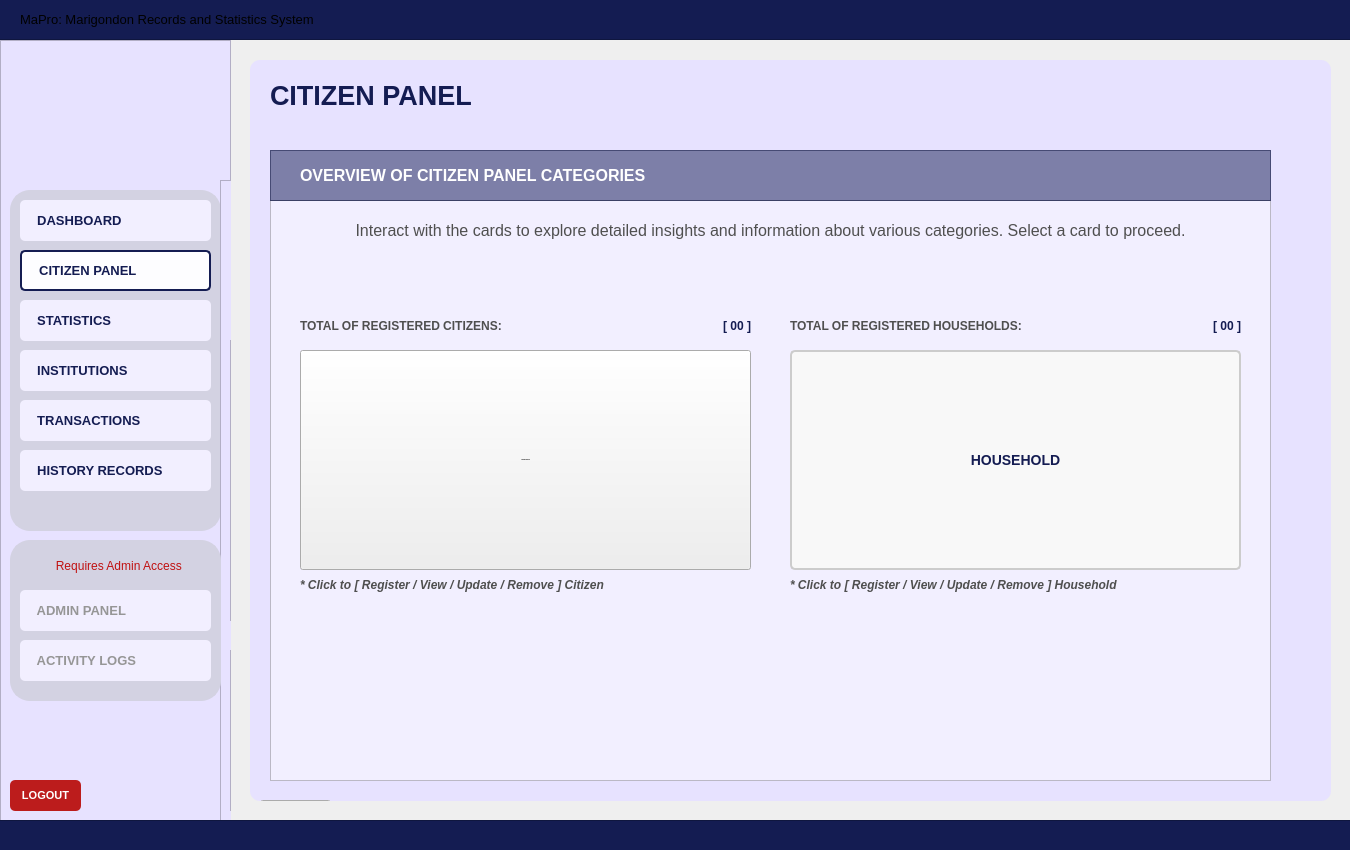
 <widget class="QWidget" name="User_dashboardWidget">
  <property name="geometry">
   <rect>
    <x>0</x>
    <y>0</y>
    <width>1350</width>
    <height>850</height>
   </rect>
  </property>
  <property name="sizePolicy">
   <sizepolicy hsizetype="Fixed" vsizetype="Fixed">
    <horstretch>0</horstretch>
    <verstretch>0</verstretch>
   </sizepolicy>
  </property>
  <property name="maximumSize">
   <size>
    <width>1350</width>
    <height>850</height>
   </size>
  </property>
  <property name="windowTitle">
   <string>Form</string>
  </property>
  <property name="styleSheet">
   <string notr="true">#User_dashboardWidget{
	background-color: #f2efff;
}</string>
  </property>
  <widget class="QFrame" name="baseNavFrame">
   <property name="geometry">
    <rect>
     <x>0</x>
     <y>40</y>
     <width>231</width>
     <height>781</height>
    </rect>
   </property>
   <property name="styleSheet">
    <string notr="true">#baseNavFrame {
	background-color: #e7e2ff;
}</string>
   </property>
   <property name="frameShape">
    <enum>QFrame::Shape::StyledPanel</enum>
   </property>
   <property name="frameShadow">
    <enum>QFrame::Shadow::Raised</enum>
   </property>
   <widget class="QFrame" name="baseNavFramesub1">
    <property name="geometry">
     <rect>
      <x>10</x>
      <y>150</y>
      <width>211</width>
      <height>341</height>
     </rect>
    </property>
    <property name="autoFillBackground">
     <bool>false</bool>
    </property>
    <property name="styleSheet">
     <string notr="true">#baseNavFramesub1{
	background-color: #d3d2e2;
	border-radius: 20px;
	border: 2px solid #d3d2e2;
	opacity: 0.1;
}</string>
    </property>
    <property name="frameShape">
     <enum>QFrame::Shape::StyledPanel</enum>
    </property>
    <property name="frameShadow">
     <enum>QFrame::Shadow::Raised</enum>
    </property>
    <widget class="QPushButton" name="nav_buttonDashboard">
     <property name="geometry">
      <rect>
       <x>10</x>
       <y>10</y>
       <width>191</width>
       <height>41</height>
      </rect>
     </property>
     <property name="font">
      <font>
       <family>Arial</family>
       <pointsize>10</pointsize>
       <bold>true</bold>
      </font>
     </property>
     <property name="cursor">
      <cursorShape>PointingHandCursor</cursorShape>
     </property>
     <property name="layoutDirection">
      <enum>Qt::LayoutDirection::LeftToRight</enum>
     </property>
     <property name="styleSheet">
      <string notr="true">#nav_buttonDashboard {
    background-color: #f2efff;
    color: #141c52;
    border-radius: 5px;
	text-align: left;
	padding: 10px;
}
#nav_buttonDashboard:hover {
    background-color: #fdfdff; /* Slightly lighter blue when hovered */
}
#nav_buttonDashboard:pressed {
    background-color: #e7e5f4; /* Darker blue when clicked */
}</string>
     </property>
     <property name="text">
      <string>  DASHBOARD</string>
     </property>
     <property name="icon">
      <iconset>
       <normaloff>../../Assets/Icons/icon_dashboard.svg</normaloff>../../Assets/Icons/icon_dashboard.svg</iconset>
     </property>
     <property name="iconSize">
      <size>
       <width>30</width>
       <height>30</height>
      </size>
     </property>
    </widget>
    <widget class="QPushButton" name="nav_buttonCitizenPanel">
     <property name="geometry">
      <rect>
       <x>10</x>
       <y>60</y>
       <width>191</width>
       <height>41</height>
      </rect>
     </property>
     <property name="font">
      <font>
       <family>Arial</family>
       <pointsize>10</pointsize>
       <bold>true</bold>
      </font>
     </property>
     <property name="cursor">
      <cursorShape>PointingHandCursor</cursorShape>
     </property>
     <property name="styleSheet">
      <string notr="true">#nav_buttonCitizenPanel {
    background-color: #fdfdff;
    color: #141c52;
    border-radius: 5px;
	border: 2px solid #141c52; 
	text-align: left;
    padding: 10px; /* Optional: Adjusts spacing inside the button */
}
</string>
     </property>
     <property name="text">
      <string>  CITIZEN PANEL</string>
     </property>
     <property name="icon">
      <iconset>
       <normaloff>../../Assets/Icons/icon_citizenprofiles.svg</normaloff>../../Assets/Icons/icon_citizenprofiles.svg</iconset>
     </property>
     <property name="iconSize">
      <size>
       <width>30</width>
       <height>30</height>
      </size>
     </property>
    </widget>
    <widget class="QPushButton" name="nav_buttonStatistics">
     <property name="geometry">
      <rect>
       <x>10</x>
       <y>110</y>
       <width>191</width>
       <height>41</height>
      </rect>
     </property>
     <property name="font">
      <font>
       <family>Arial</family>
       <pointsize>10</pointsize>
       <bold>true</bold>
      </font>
     </property>
     <property name="cursor">
      <cursorShape>PointingHandCursor</cursorShape>
     </property>
     <property name="styleSheet">
      <string notr="true">#nav_buttonStatistics {
    background-color: #f2efff;
    color: #141c52;
    border-radius: 5px;
	text-align: left;
    padding: 10px; /* Optional: Adjusts spacing inside the button */
}
#nav_buttonStatistics:hover {
    background-color: #fdfdff; /* Slightly lighter blue when hovered */
}
#nav_buttonStatistics:pressed {
    background-color: #e7e5f4; /* Darker blue when clicked */
}
</string>
     </property>
     <property name="text">
      <string>  STATISTICS</string>
     </property>
     <property name="icon">
      <iconset>
       <normaloff>../../Assets/Icons/icon_statistics.svg</normaloff>../../Assets/Icons/icon_statistics.svg</iconset>
     </property>
     <property name="iconSize">
      <size>
       <width>30</width>
       <height>30</height>
      </size>
     </property>
    </widget>
    <widget class="QPushButton" name="nav_buttonTransactions">
     <property name="geometry">
      <rect>
       <x>10</x>
       <y>210</y>
       <width>191</width>
       <height>41</height>
      </rect>
     </property>
     <property name="font">
      <font>
       <family>Arial</family>
       <pointsize>10</pointsize>
       <bold>true</bold>
      </font>
     </property>
     <property name="cursor">
      <cursorShape>PointingHandCursor</cursorShape>
     </property>
     <property name="styleSheet">
      <string notr="true">#nav_buttonTransactions {
    background-color: #f2efff;
    color: #141c52;
    border-radius: 5px;
	text-align: left;
    padding: 10px; /* Optional: Adjusts spacing inside the button */
}
#nav_buttonTransactions:hover {
    background-color: #fdfdff; /* Slightly lighter blue when hovered */
}
#nav_buttonTransactions:pressed {
    background-color: #e7e5f4; /* Darker blue when clicked */
}</string>
     </property>
     <property name="text">
      <string>  TRANSACTIONS</string>
     </property>
     <property name="icon">
      <iconset>
       <normaloff>../../Assets/Icons/icon_transaction.svg</normaloff>../../Assets/Icons/icon_transaction.svg</iconset>
     </property>
     <property name="iconSize">
      <size>
       <width>30</width>
       <height>30</height>
      </size>
     </property>
    </widget>
    <widget class="QPushButton" name="nav_buttonInstitutions">
     <property name="geometry">
      <rect>
       <x>10</x>
       <y>160</y>
       <width>191</width>
       <height>41</height>
      </rect>
     </property>
     <property name="font">
      <font>
       <family>Arial</family>
       <pointsize>10</pointsize>
       <bold>true</bold>
      </font>
     </property>
     <property name="cursor">
      <cursorShape>PointingHandCursor</cursorShape>
     </property>
     <property name="styleSheet">
      <string notr="true">#nav_buttonInstitutions {
    background-color: #f2efff;
    color: #141c52;
    border-radius: 5px;
	text-align: left;
    padding: 10px; /* Optional: Adjusts spacing inside the button */
}
#nav_buttonInstitutions:hover {
    background-color: #fdfdff; /* Slightly lighter blue when hovered */
}
#nav_buttonInstitutions:pressed {
    background-color: #e7e5f4; /* Darker blue when clicked */
}
</string>
     </property>
     <property name="text">
      <string>  INSTITUTIONS</string>
     </property>
     <property name="icon">
      <iconset>
       <normaloff>../../Assets/Icons/icon_institutions.svg</normaloff>../../Assets/Icons/icon_institutions.svg</iconset>
     </property>
     <property name="iconSize">
      <size>
       <width>30</width>
       <height>30</height>
      </size>
     </property>
    </widget>
    <widget class="QPushButton" name="nav_buttonHistoryRecords">
     <property name="geometry">
      <rect>
       <x>10</x>
       <y>260</y>
       <width>191</width>
       <height>41</height>
      </rect>
     </property>
     <property name="font">
      <font>
       <family>Arial</family>
       <pointsize>10</pointsize>
       <bold>true</bold>
      </font>
     </property>
     <property name="cursor">
      <cursorShape>PointingHandCursor</cursorShape>
     </property>
     <property name="styleSheet">
      <string notr="true">#nav_buttonHistoryRecords {
    background-color: #f2efff;
    color: #141c52;
    border-radius: 5px;
	text-align: left;
    padding: 10px; /* Optional: Adjusts spacing inside the button */
}
#nav_buttonHistoryRecords:hover {
    background-color: #fdfdff; /* Slightly lighter blue when hovered */
}
#nav_buttonHistoryRecords:pressed {
    background-color: #e7e5f4; /* Darker blue when clicked */
}</string>
     </property>
     <property name="text">
      <string>  HISTORY RECORDS</string>
     </property>
     <property name="icon">
      <iconset>
       <normaloff>../../Assets/Icons/icon_historyrecord.svg</normaloff>../../Assets/Icons/icon_historyrecord.svg</iconset>
     </property>
     <property name="iconSize">
      <size>
       <width>30</width>
       <height>30</height>
      </size>
     </property>
    </widget>
   </widget>
   <widget class="QLabel" name="nav_imageLogo">
    <property name="geometry">
     <rect>
      <x>70</x>
      <y>30</y>
      <width>91</width>
      <height>91</height>
     </rect>
    </property>
    <property name="font">
     <font>
      <family>Arial</family>
      <pointsize>18</pointsize>
      <bold>true</bold>
     </font>
    </property>
    <property name="styleSheet">
     <string notr="true">#nav_imageLogo{	
	background-color: transparent;
	color: #ffffff;
}
</string>
    </property>
    <property name="text">
     <string/>
    </property>
    <property name="pixmap">
     <pixmap>../../Assets/Images/logo_brgyClear.png</pixmap>
    </property>
    <property name="scaledContents">
     <bool>true</bool>
    </property>
   </widget>
   <widget class="QPushButton" name="logout_buttonLogout">
    <property name="geometry">
     <rect>
      <x>10</x>
      <y>740</y>
      <width>71</width>
      <height>31</height>
     </rect>
    </property>
    <property name="font">
     <font>
      <family>Arial</family>
      <pointsize>8</pointsize>
      <bold>true</bold>
     </font>
    </property>
    <property name="cursor">
     <cursorShape>PointingHandCursor</cursorShape>
    </property>
    <property name="styleSheet">
     <string notr="true">#logout_buttonLogout {
    background-color: #bc1c1c;
    color: white;
    border-radius: 5px;
    padding: 10px; /* Optional: Adjusts spacing inside the button */
}
#logout_buttonLogout:hover {
    background-color: #d82020; /* Slightly lighter blue when hovered */
}
#logout_buttonLogout:pressed {
    background-color: #8c1515; /* Darker blue when clicked */
}</string>
    </property>
    <property name="text">
     <string>LOGOUT</string>
    </property>
   </widget>
   <widget class="QFrame" name="baseNavFrame_2">
    <property name="geometry">
     <rect>
      <x>220</x>
      <y>140</y>
      <width>231</width>
      <height>781</height>
     </rect>
    </property>
    <property name="styleSheet">
     <string notr="true">background-color: #e7e2ff;</string>
    </property>
    <property name="frameShape">
     <enum>QFrame::Shape::StyledPanel</enum>
    </property>
    <property name="frameShadow">
     <enum>QFrame::Shadow::Raised</enum>
    </property>
    <widget class="QFrame" name="baseNavFramesub1_2">
     <property name="geometry">
      <rect>
       <x>10</x>
       <y>160</y>
       <width>211</width>
       <height>281</height>
      </rect>
     </property>
     <property name="autoFillBackground">
      <bool>false</bool>
     </property>
     <property name="styleSheet">
      <string notr="true">#baseNavFramesub1{
	background-color: #d3d2e2;
	border-radius: 20px;
	border: 2px solid #d3d2e2;
	opacity: 0.1;
}</string>
     </property>
     <property name="frameShape">
      <enum>QFrame::Shape::StyledPanel</enum>
     </property>
     <property name="frameShadow">
      <enum>QFrame::Shadow::Raised</enum>
     </property>
    </widget>
    <widget class="QFrame" name="baseNavFramesub2_2">
     <property name="geometry">
      <rect>
       <x>10</x>
       <y>470</y>
       <width>211</width>
       <height>161</height>
      </rect>
     </property>
     <property name="autoFillBackground">
      <bool>false</bool>
     </property>
     <property name="styleSheet">
      <string notr="true">#baseNavFramesub2{
	background-color: #d3d2e2;
	border-radius: 20px;
	border: 2px solid #d3d2e2;
	opacity: 0.1;
}</string>
     </property>
     <property name="frameShape">
      <enum>QFrame::Shape::StyledPanel</enum>
     </property>
     <property name="frameShadow">
      <enum>QFrame::Shadow::Raised</enum>
     </property>
    </widget>
    <widget class="QLabel" name="login_imageLogo_2">
     <property name="geometry">
      <rect>
       <x>70</x>
       <y>30</y>
       <width>91</width>
       <height>91</height>
      </rect>
     </property>
     <property name="font">
      <font>
       <family>Arial</family>
       <pointsize>18</pointsize>
       <bold>true</bold>
      </font>
     </property>
     <property name="styleSheet">
      <string notr="true">#login_imageLogo{	
	background-color: transparent;
	color: #ffffff;
}
</string>
     </property>
     <property name="text">
      <string/>
     </property>
     <property name="pixmap">
      <pixmap>../Assets/logo_brgyClear.png</pixmap>
     </property>
     <property name="scaledContents">
      <bool>true</bool>
     </property>
    </widget>
    <widget class="QPushButton" name="logout_buttonLogout_2">
     <property name="geometry">
      <rect>
       <x>10</x>
       <y>740</y>
       <width>71</width>
       <height>31</height>
      </rect>
     </property>
     <property name="font">
      <font>
       <family>Arial</family>
       <pointsize>8</pointsize>
       <bold>true</bold>
      </font>
     </property>
     <property name="cursor">
      <cursorShape>PointingHandCursor</cursorShape>
     </property>
     <property name="styleSheet">
      <string notr="true">#logout_buttonLogout {
    background-color: #bc1c1c;
    color: white;
    border-radius: 5px;
    padding: 10px; /* Optional: Adjusts spacing inside the button */
}
#logout_buttonLogout:hover {
    background-color: #d82020; /* Slightly lighter blue when hovered */
}
#logout_buttonLogout:pressed {
    background-color: #8c1515; /* Darker blue when clicked */
}</string>
     </property>
     <property name="text">
      <string>LOGOUT</string>
     </property>
    </widget>
   </widget>
   <widget class="QFrame" name="baseNavFramesub2">
    <property name="geometry">
     <rect>
      <x>10</x>
      <y>500</y>
      <width>211</width>
      <height>161</height>
     </rect>
    </property>
    <property name="autoFillBackground">
     <bool>false</bool>
    </property>
    <property name="styleSheet">
     <string notr="true">#baseNavFramesub2{
	background-color: #d3d2e2;
	border-radius: 20px;
	border: 2px solid #d3d2e2;
	opacity: 0.1;
}</string>
    </property>
    <property name="frameShape">
     <enum>QFrame::Shape::StyledPanel</enum>
    </property>
    <property name="frameShadow">
     <enum>QFrame::Shadow::Raised</enum>
    </property>
    <widget class="QPushButton" name="nav_buttonAdminPanel">
     <property name="geometry">
      <rect>
       <x>10</x>
       <y>50</y>
       <width>191</width>
       <height>41</height>
      </rect>
     </property>
     <property name="font">
      <font>
       <family>Arial</family>
       <pointsize>10</pointsize>
       <bold>true</bold>
      </font>
     </property>
     <property name="cursor">
      <cursorShape>ForbiddenCursor</cursorShape>
     </property>
     <property name="styleSheet">
      <string notr="true">#nav_buttonAdminPanel {
    background-color: #f2efff;
    color: #969696;
    border-radius: 5px;
	text-align: left;
    padding: 10px; /* Optional: Adjusts spacing inside the button */
}
/*#nav_buttonAdminOverview:hover {
    background-color: #fdfdff;
}
#nav_buttonAdminOverview:pressed {
    background-color: #e7e5f4; 
}*/</string>
     </property>
     <property name="text">
      <string>  ADMIN PANEL</string>
     </property>
     <property name="icon">
      <iconset>
       <normaloff>../../Assets/Icons/icon_adminoverview_off.svg</normaloff>../../Assets/Icons/icon_adminoverview_off.svg</iconset>
     </property>
     <property name="iconSize">
      <size>
       <width>30</width>
       <height>30</height>
      </size>
     </property>
    </widget>
    <widget class="QPushButton" name="nav_isLocked">
     <property name="geometry">
      <rect>
       <x>10</x>
       <y>10</y>
       <width>191</width>
       <height>31</height>
      </rect>
     </property>
     <property name="styleSheet">
      <string notr="true">#nav_isLocked{
	background-color: #d3d2e2;
	border-radius: 20px;
	border: 2px solid #d3d2e2;
	opacity: 0.1;
	color: #c01111;
}</string>
     </property>
     <property name="text">
      <string>  Requires Admin Access</string>
     </property>
     <property name="icon">
      <iconset>
       <normaloff>../../Assets/Icons/icon_isLocked.svg</normaloff>../../Assets/Icons/icon_isLocked.svg</iconset>
     </property>
     <property name="iconSize">
      <size>
       <width>20</width>
       <height>20</height>
      </size>
     </property>
    </widget>
    <widget class="QPushButton" name="nav_buttonActivityLogs">
     <property name="geometry">
      <rect>
       <x>10</x>
       <y>100</y>
       <width>191</width>
       <height>41</height>
      </rect>
     </property>
     <property name="font">
      <font>
       <family>Arial</family>
       <pointsize>10</pointsize>
       <bold>true</bold>
      </font>
     </property>
     <property name="cursor">
      <cursorShape>ForbiddenCursor</cursorShape>
     </property>
     <property name="styleSheet">
      <string notr="true">#nav_buttonActivityLogs {
    background-color: #f2efff;
    color: #969696;
    border-radius: 5px;
	text-align: left;
    padding: 10px; /* Optional: Adjusts spacing inside the button */
}
/*#nav_buttonAdminOverview:hover {
    background-color: #fdfdff;
}
#nav_buttonAdminOverview:pressed {
    background-color: #e7e5f4; 
}*/</string>
     </property>
     <property name="text">
      <string>  ACTIVITY LOGS</string>
     </property>
     <property name="icon">
      <iconset>
       <normaloff>../../Assets/Icons/icon_activitylogs_off.svg</normaloff>../../Assets/Icons/icon_activitylogs_off.svg</iconset>
     </property>
     <property name="iconSize">
      <size>
       <width>30</width>
       <height>30</height>
      </size>
     </property>
    </widget>
   </widget>
  </widget>
  <widget class="QFrame" name="border_blueLines1">
   <property name="geometry">
    <rect>
     <x>-10</x>
     <y>-1</y>
     <width>1371</width>
     <height>41</height>
    </rect>
   </property>
   <property name="styleSheet">
    <string notr="true">#border_blueLines1{
	background-color: #141c52;
}
</string>
   </property>
   <property name="frameShape">
    <enum>QFrame::Shape::StyledPanel</enum>
   </property>
   <property name="frameShadow">
    <enum>QFrame::Shadow::Raised</enum>
   </property>
   <widget class="QLabel" name="title_bodyDashboardSystemTitle">
    <property name="geometry">
     <rect>
      <x>30</x>
      <y>0</y>
      <width>471</width>
      <height>41</height>
     </rect>
    </property>
    <property name="font">
     <font>
      <family>Arial</family>
      <pointsize>10</pointsize>
      <bold>false</bold>
     </font>
    </property>
    <property name="styleSheet">
     <string notr="true">#title_bodyDashboardSystemTitle {
	background-color: transparent;
	color: #white;
}
</string>
    </property>
    <property name="text">
     <string>MaPro: Marigondon Records and Statistics System</string>
    </property>
    <property name="alignment">
     <set>Qt::AlignmentFlag::AlignLeading|Qt::AlignmentFlag::AlignLeft|Qt::AlignmentFlag::AlignVCenter</set>
    </property>
   </widget>
  </widget>
  <widget class="QFrame" name="border_blueLines2">
   <property name="geometry">
    <rect>
     <x>-10</x>
     <y>820</y>
     <width>1381</width>
     <height>31</height>
    </rect>
   </property>
   <property name="styleSheet">
    <string notr="true">#border_blueLines2{
	background-color: #141c52;
}
</string>
   </property>
   <property name="frameShape">
    <enum>QFrame::Shape::StyledPanel</enum>
   </property>
   <property name="frameShadow">
    <enum>QFrame::Shadow::Raised</enum>
   </property>
  </widget>
  <widget class="QFrame" name="baseBodyFrame">
   <property name="geometry">
    <rect>
     <x>250</x>
     <y>60</y>
     <width>1081</width>
     <height>741</height>
    </rect>
   </property>
   <property name="styleSheet">
    <string notr="true">#baseBodyFrame {
	background-color: #e7e2ff;
	border: none;
	border-radius: 10px;
}</string>
   </property>
   <property name="frameShape">
    <enum>QFrame::Shape::StyledPanel</enum>
   </property>
   <property name="frameShadow">
    <enum>QFrame::Shadow::Raised</enum>
   </property>
   <widget class="QPushButton" name="logout_buttonLogout_3">
    <property name="geometry">
     <rect>
      <x>10</x>
      <y>740</y>
      <width>71</width>
      <height>31</height>
     </rect>
    </property>
    <property name="font">
     <font>
      <family>Arial</family>
      <pointsize>8</pointsize>
      <bold>true</bold>
     </font>
    </property>
    <property name="cursor">
     <cursorShape>PointingHandCursor</cursorShape>
    </property>
    <property name="styleSheet">
     <string notr="true">#logout_buttonLogout {
    background-color: #bc1c1c;
    color: white;
    border-radius: 5px;
    padding: 10px; /* Optional: Adjusts spacing inside the button */
}
#logout_buttonLogout:hover {
    background-color: #d82020; /* Slightly lighter blue when hovered */
}
#logout_buttonLogout:pressed {
    background-color: #8c1515; /* Darker blue when clicked */
}</string>
    </property>
    <property name="text">
     <string>LOGOUT</string>
    </property>
   </widget>
   <widget class="QLabel" name="title_bodyBusiness">
    <property name="geometry">
     <rect>
      <x>20</x>
      <y>20</y>
      <width>381</width>
      <height>31</height>
     </rect>
    </property>
    <property name="font">
     <font>
      <family>Arial</family>
      <pointsize>20</pointsize>
      <bold>true</bold>
     </font>
    </property>
    <property name="styleSheet">
     <string notr="true">#title_bodyBusiness {
	background-color: transparent;
	color: #141c52;
}
</string>
    </property>
    <property name="text">
     <string>CITIZEN PANEL</string>
    </property>
   </widget>
   <widget class="QFrame" name="statistics_frameBody">
    <property name="geometry">
     <rect>
      <x>20</x>
      <y>140</y>
      <width>1001</width>
      <height>581</height>
     </rect>
    </property>
    <property name="styleSheet">
     <string notr="true">#statistics_frameBody{
	background-color: #f2efff;
}</string>
    </property>
    <property name="frameShape">
     <enum>QFrame::Shape::StyledPanel</enum>
    </property>
    <property name="frameShadow">
     <enum>QFrame::Shadow::Raised</enum>
    </property>
    <widget class="QToolButton" name="CP_ButtonCategory_CitizenProfile">
     <property name="geometry">
      <rect>
       <x>30</x>
       <y>150</y>
       <width>451</width>
       <height>220</height>
      </rect>
     </property>
     <property name="font">
      <font>
       <family>Arial</family>
       <pointsize>-1</pointsize>
       <bold>true</bold>
      </font>
     </property>
     <property name="cursor">
      <cursorShape>PointingHandCursor</cursorShape>
     </property>
     <property name="styleSheet">
      <string notr="true">#CP_ButtonCategory_CitizenProfile {
    background-color: #f8f8f8;
    color: #141c52;
    border-radius: 5px;
    border: 2px solid #ccc;
    padding: 25px; /* Adds space inside the button */
    font-size: 14px; /* Text size */
    text-align: center; /* Ensures text is centered */
    qproperty-iconSize: 120px 120px; /* Adjust icon size */
}

#CP_ButtonCategory_CitizenProfile:hover {
    background-color: #e2e5ff; /* Slightly lighter blue when hovered */
}
#CP_ButtonCategory_CitizenProfile:pressed {
    background-color: #c8cbef; /* Darker blue when clicked */
}

#CP_ButtonCategory_CitizenProfile::icon {
    margin-bottom: 10px; /* Space between the icon and text */
}</string>
     </property>
     <property name="text">
      <string>CITIZEN PROFILE</string>
     </property>
     <property name="icon">
      <iconset>
       <normaloff>../../Assets/Images/img_CP_citizenprofile.png</normaloff>../../Assets/Images/img_CP_citizenprofile.png</iconset>
     </property>
     <property name="iconSize">
      <size>
       <width>120</width>
       <height>120</height>
      </size>
     </property>
     <property name="toolButtonStyle">
      <enum>Qt::ToolButtonStyle::ToolButtonTextUnderIcon</enum>
     </property>
    </widget>
    <widget class="QToolButton" name="CP_ButtonCategory_Household">
     <property name="geometry">
      <rect>
       <x>520</x>
       <y>150</y>
       <width>451</width>
       <height>220</height>
      </rect>
     </property>
     <property name="font">
      <font>
       <family>Arial</family>
       <pointsize>-1</pointsize>
       <bold>true</bold>
      </font>
     </property>
     <property name="cursor">
      <cursorShape>PointingHandCursor</cursorShape>
     </property>
     <property name="styleSheet">
      <string notr="true">#CP_ButtonCategory_Household {
    background-color: #f8f8f8;
    color: #141c52;
    border-radius: 5px;
    border: 2px solid #ccc;
    padding: 25px; /* Adds space inside the button */
    font-size: 14px; /* Text size */
    text-align: center; /* Ensures text is centered */
    qproperty-iconSize: 120px 120px; /* Adjust icon size */
}

#CP_ButtonCategory_Household:hover {
    background-color: #e2e5ff; /* Slightly lighter blue when hovered */
}
#CP_ButtonCategory_Household:pressed {
    background-color: #c8cbef; /* Darker blue when clicked */
}

#CP_ButtonCategory_Household::icon {
    margin-bottom: 10px; /* Space between the icon and text */
}</string>
     </property>
     <property name="text">
      <string>HOUSEHOLD</string>
     </property>
     <property name="icon">
      <iconset>
       <normaloff>../../Assets/Images/img_CP_household.png</normaloff>../../Assets/Images/img_CP_household.png</iconset>
     </property>
     <property name="iconSize">
      <size>
       <width>120</width>
       <height>120</height>
      </size>
     </property>
     <property name="toolButtonStyle">
      <enum>Qt::ToolButtonStyle::ToolButtonTextUnderIcon</enum>
     </property>
    </widget>
    <widget class="QLabel" name="statistics_labelDesc">
     <property name="geometry">
      <rect>
       <x>0</x>
       <y>10</y>
       <width>1001</width>
       <height>41</height>
      </rect>
     </property>
     <property name="font">
      <font>
       <family>Arial</family>
       <pointsize>12</pointsize>
       <bold>false</bold>
      </font>
     </property>
     <property name="styleSheet">
      <string notr="true">#statistics_labelDesc {
	background-color: transparent;
	color: #4f4f4f;
}
</string>
     </property>
     <property name="text">
      <string>Interact with the cards to explore detailed insights and information about various categories. Select a card to proceed.</string>
     </property>
     <property name="alignment">
      <set>Qt::AlignmentFlag::AlignCenter</set>
     </property>
    </widget>
    <widget class="QLabel" name="inst_labeltotalregistered_businesses">
     <property name="geometry">
      <rect>
       <x>30</x>
       <y>110</y>
       <width>231</width>
       <height>31</height>
      </rect>
     </property>
     <property name="font">
      <font>
       <family>Arial</family>
       <pointsize>9</pointsize>
       <bold>true</bold>
      </font>
     </property>
     <property name="styleSheet">
      <string notr="true">#inst_labeltotalregistered_businesses {
	background-color: transparent;
	color: #4f4f4f;
}
</string>
     </property>
     <property name="text">
      <string>TOTAL OF REGISTERED CITIZENS: </string>
     </property>
     <property name="alignment">
      <set>Qt::AlignmentFlag::AlignLeading|Qt::AlignmentFlag::AlignLeft|Qt::AlignmentFlag::AlignVCenter</set>
     </property>
    </widget>
    <widget class="QLabel" name="inst_totalregistered_businesses">
     <property name="geometry">
      <rect>
       <x>270</x>
       <y>110</y>
       <width>211</width>
       <height>31</height>
      </rect>
     </property>
     <property name="font">
      <font>
       <family>Arial</family>
       <pointsize>9</pointsize>
       <bold>true</bold>
      </font>
     </property>
     <property name="styleSheet">
      <string notr="true">#inst_totalregistered_businesses {
	background-color: transparent;
	color: rgb(20, 28, 82);
}
</string>
     </property>
     <property name="text">
      <string>[ 00 ]</string>
     </property>
     <property name="alignment">
      <set>Qt::AlignmentFlag::AlignRight|Qt::AlignmentFlag::AlignTrailing|Qt::AlignmentFlag::AlignVCenter</set>
     </property>
    </widget>
    <widget class="QLabel" name="inst_totalregistered_infrastructure">
     <property name="geometry">
      <rect>
       <x>760</x>
       <y>110</y>
       <width>211</width>
       <height>31</height>
      </rect>
     </property>
     <property name="font">
      <font>
       <family>Arial</family>
       <pointsize>9</pointsize>
       <bold>true</bold>
      </font>
     </property>
     <property name="styleSheet">
      <string notr="true">#inst_totalregistered_infrastructure {
	background-color: transparent;
	color: rgb(20, 28, 82);
}
</string>
     </property>
     <property name="text">
      <string>[ 00 ]</string>
     </property>
     <property name="alignment">
      <set>Qt::AlignmentFlag::AlignRight|Qt::AlignmentFlag::AlignTrailing|Qt::AlignmentFlag::AlignVCenter</set>
     </property>
    </widget>
    <widget class="QLabel" name="inst_labeltotalregistered_infrastructure">
     <property name="geometry">
      <rect>
       <x>520</x>
       <y>110</y>
       <width>241</width>
       <height>31</height>
      </rect>
     </property>
     <property name="font">
      <font>
       <family>Arial</family>
       <pointsize>9</pointsize>
       <bold>true</bold>
      </font>
     </property>
     <property name="styleSheet">
      <string notr="true">#inst_labeltotalregistered_infrastructure {
	background-color: transparent;
	color: #4f4f4f;
}
</string>
     </property>
     <property name="text">
      <string>TOTAL OF REGISTERED HOUSEHOLDS: </string>
     </property>
     <property name="alignment">
      <set>Qt::AlignmentFlag::AlignLeading|Qt::AlignmentFlag::AlignLeft|Qt::AlignmentFlag::AlignVCenter</set>
     </property>
    </widget>
    <widget class="QLabel" name="desc_01">
     <property name="geometry">
      <rect>
       <x>30</x>
       <y>370</y>
       <width>451</width>
       <height>31</height>
      </rect>
     </property>
     <property name="font">
      <font>
       <family>Arial</family>
       <pointsize>9</pointsize>
       <bold>true</bold>
      </font>
     </property>
     <property name="styleSheet">
      <string notr="true">#desc_01 {
	background-color: transparent;
	color: #4f4f4f;
}
</string>
     </property>
     <property name="text">
      <string>&lt;html&gt;&lt;head/&gt;&lt;body&gt;&lt;p&gt;&lt;span style=&quot; font-style:italic;&quot;&gt;* Click to [ Register / View / Update / Remove ] Citizen&lt;/span&gt;&lt;/p&gt;&lt;/body&gt;&lt;/html&gt;</string>
     </property>
     <property name="alignment">
      <set>Qt::AlignmentFlag::AlignLeading|Qt::AlignmentFlag::AlignLeft|Qt::AlignmentFlag::AlignVCenter</set>
     </property>
    </widget>
    <widget class="QLabel" name="desc_2">
     <property name="geometry">
      <rect>
       <x>520</x>
       <y>370</y>
       <width>451</width>
       <height>31</height>
      </rect>
     </property>
     <property name="font">
      <font>
       <family>Arial</family>
       <pointsize>9</pointsize>
       <bold>true</bold>
      </font>
     </property>
     <property name="styleSheet">
      <string notr="true">#desc_2 {
	background-color: transparent;
	color: #4f4f4f;
}
</string>
     </property>
     <property name="text">
      <string>&lt;html&gt;&lt;head/&gt;&lt;body&gt;&lt;p&gt;&lt;span style=&quot; font-style:italic;&quot;&gt;* Click to [ Register / View / Update / Remove ] Household&lt;/span&gt;&lt;/p&gt;&lt;/body&gt;&lt;/html&gt;</string>
     </property>
     <property name="alignment">
      <set>Qt::AlignmentFlag::AlignLeading|Qt::AlignmentFlag::AlignLeft|Qt::AlignmentFlag::AlignVCenter</set>
     </property>
    </widget>
   </widget>
   <widget class="QFrame" name="table_titleFrameStatistics">
    <property name="geometry">
     <rect>
      <x>20</x>
      <y>90</y>
      <width>1001</width>
      <height>51</height>
     </rect>
    </property>
    <property name="styleSheet">
     <string notr="true">#table_titleFrameStatistics{
	background-color: rgba(20, 28, 82, 128)
}
</string>
    </property>
    <property name="frameShape">
     <enum>QFrame::Shape::StyledPanel</enum>
    </property>
    <property name="frameShadow">
     <enum>QFrame::Shadow::Raised</enum>
    </property>
    <widget class="QLabel" name="statistics_labelNote">
     <property name="geometry">
      <rect>
       <x>30</x>
       <y>0</y>
       <width>941</width>
       <height>51</height>
      </rect>
     </property>
     <property name="font">
      <font>
       <family>Arial</family>
       <pointsize>12</pointsize>
       <bold>true</bold>
      </font>
     </property>
     <property name="styleSheet">
      <string notr="true">#statistics_labelNote {
	background-color: transparent;
	color: #FFFFFF;
}
</string>
     </property>
     <property name="text">
      <string>OVERVIEW OF CITIZEN PANEL CATEGORIES</string>
     </property>
    </widget>
   </widget>
  </widget>
 </widget>
